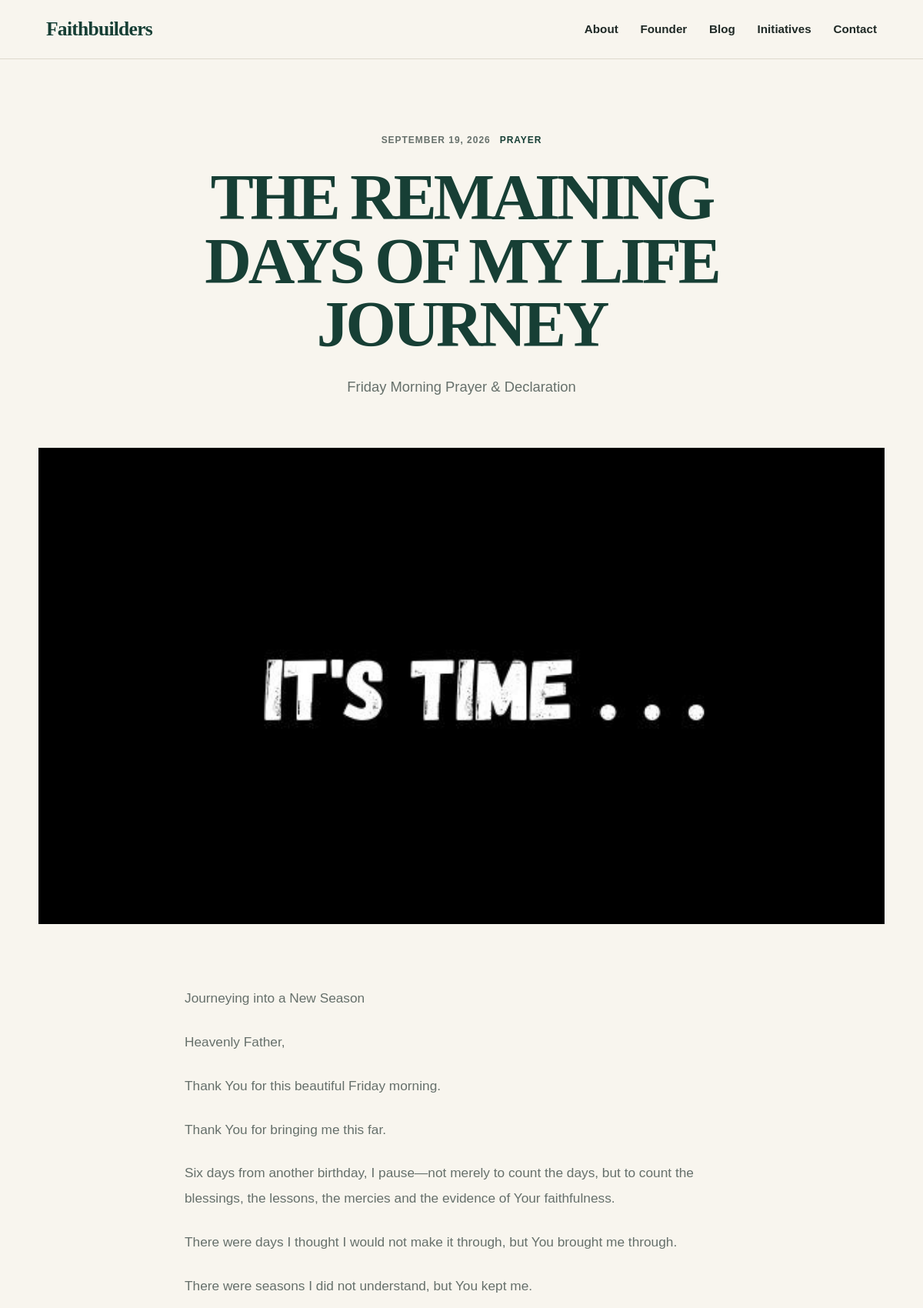
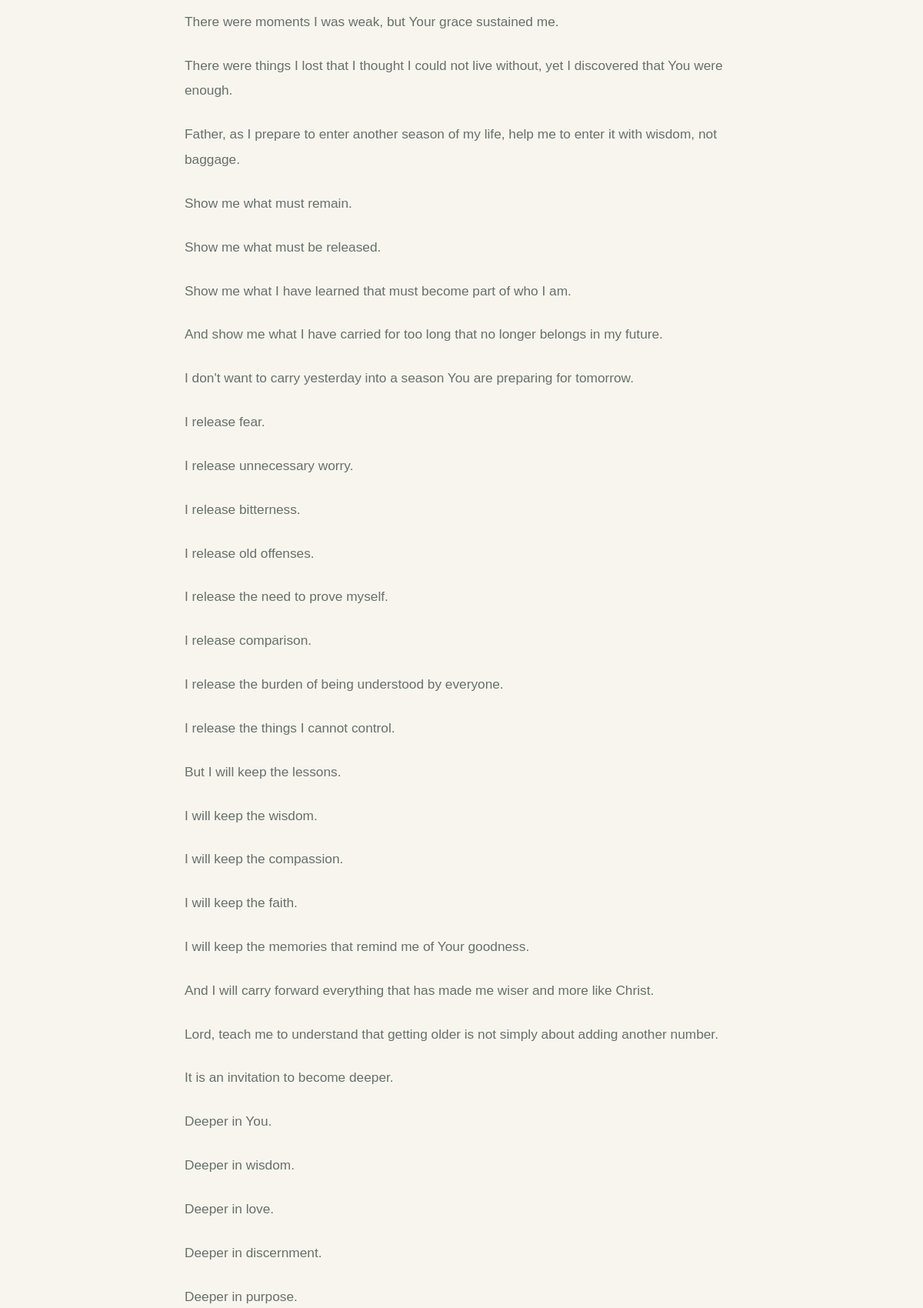
Screenshot of /blog/post/the-remaining-days-of-my-life-journey/ (upper part) with the database file from the repository (2 pictures, top to bottom).
### blog/models.py (models this page shows, shortened)
class TimeStampedModel(models.Model):
    created_at = models.DateTimeField(
        auto_now_add=True
    )
    updated_at = models.DateTimeField(
        auto_now=True
    )
    class Meta:
        abstract = True

class Post(TimeStampedModel):
    STATUS_CHOICES = (
        ("draft", "Draft"),
        ("published", "Published"),
    )
    title = models.CharField(
        max_length=200
    )
    slug = models.SlugField(
        unique=True,
        blank=True
    )
    excerpt = models.TextField(
        blank=True
    )
    body = models.TextField()
    featured_image = models.ImageField(
        upload_to="posts/",
        blank=True
    )
    categories = models.ManyToManyField(
    Category,
    related_name="posts"
    )
    series = models.ForeignKey(
        Series,
        on_delete=models.SET_NULL,
        related_name="posts",
        null=True,
        blank=True
    )
    series_order = models.PositiveIntegerField(
        null=True,
        blank=True
    )
    author = models.ForeignKey(
        "core.TeamMember",
        on_delete=models.SET_NULL,
        null=True,
        blank=True
    )
    youtube_url = models.URLField(
        blank=True
    )
    is_featured = models.BooleanField(
        default=False
    )
    featured_order = models.PositiveIntegerField(
        default=0
    )
    status = models.CharField(
        max_length=20,
        choices=STATUS_CHOICES,
        default="draft"
    )
    published_date = models.DateTimeField(
        null=True,
        blank=True
    )
    seo_title = models.CharField(
        max_length=200,
        blank=True
    )
    seo_description = models.TextField(
        blank=True
    )
    class Meta:
        verbose_name = "Post"
        verbose_name_plural = "Posts"
        constraints = [
        models.UniqueConstraint(
            fields=[
                "series",
                "series_order",
            ],
            name="unique_series_post_order",
        )
    ]

class Category(TimeStampedModel):
    name = models.CharField(
        max_length=100
    )
    slug = models.SlugField(
        unique=True,
        blank=True
    )
    description = models.TextField(
        blank=True
    )
    class Meta:
        verbose_name = "Category"
        verbose_name_plural = "Categories"

### blog/views.py (the view)
# urls.py: path("post/<slug:slug>/", views.PostDetailView.as_view(), name="post_detail"),
class PostDetailView(DetailView):
    model = Post
    template_name = "blog/post_detail.html"
    context_object_name = "post"
    queryset = Post.objects.filter(
        status="published"
    )
    def get_context_data(self, **kwargs):
        context = super().get_context_data(**kwargs)
        context["body_html"] = render_markdown(
            self.object.body)
        context["youtube_embed_url"] = get_youtube_embed_url(
            self.object.youtube_url
        )
        published_posts = list(
            Post.objects.filter(
                status="published"
            ).order_by(
                "-published_date"
            )
        )
        if self.object in published_posts:
            current = published_posts.index(self.object)
            context["previous_article"] = (
                published_posts[current - 1]
                if current > 0
                else None
            )
            context["next_article"] = (
                published_posts[current + 1]
                if current < len(published_posts) - 1
                else None
            )
        if self.object.series:
            series_posts = list(
                self.object.series.posts.filter(
                    status="published"
                ).order_by(
                    "series_order",
                    "published_date",
                )
            )
            if self.object not in series_posts:
                return context
            current_index = series_posts.index(
                self.object
            )
            context["series_posts"] = series_posts
            context["series_position"] = (
                current_index + 1
            )
            context["series_total"] = len(
                series_posts
            )
            context["previous_post"] = (
                series_posts[current_index - 1]
                if current_index > 0
                else None
            )
            context["next_post"] = (
                series_posts[current_index + 1]
                if current_index < len(series_posts) - 1
                else None
            )
        return context

### blog/utils.py (called while the page is built, shortened)
def render_markdown(text):
    return markdown.markdown(
        text,
        extensions=[
            "extra",
        ],
    )

def get_youtube_embed_url(url):
    if not url:
        return None

### templates/blog/post_detail.html (shortened to what this page needs)
{% extends "base.html" %}
{% block content %}
<article class="post-detail">
    <header class="post-detail-header">
        <div class="post-detail-meta">
            <span>
                {{ post.published_date|date:"F j, Y" }}
            </span>
            {% for category in post.categories.all %}
                <a
                    href="{% url 'blog:category_posts' category.slug %}"
                >
                    {{ category.name }}
                </a>
            {% endfor %}
        </div>
        <h1>
            {{ post.title }}
        </h1>
        {% if post.excerpt %}
            <p class="post-detail-excerpt">
                {{ post.excerpt }}
            </p>
        {% endif %}
    </header>
    {% if post.featured_image %}
        <figure class="post-detail-image">
            <img
                src="{{ post.featured_image.url }}"
                alt="{{ post.title }}"
            >
        </figure>
    {% endif %}
    <div class="post-detail-body">
        {{ body_html|safe }}
    </div>
</article>
{% endblock %}

### static/css/style.css (style rules this page uses)
:root { --color-primary: #173f35; --color-primary-dark: #0f2d26; --color-accent: #d59b35; --color-accent-light: #e8c477; --color-background: #f8f5ee; --color-surface: #ffffff; --color-text: #1f2925; --color-text-muted: #66706b; --color-border: #ded9cd; --font-heading: Georgia, serif; --font-body: Arial, sans-serif; --container-width: 1180px; --radius-small: 8px; --radius-medium: 16px; --radius-large: 28px; }
* { box-sizing: border-box; margin: 0; padding: 0; }
html { scroll-behavior: smooth; }
body { background-color: var(--color-background); color: var(--color-text); font-family: var(--font-body); line-height: 1.6; min-height: 100vh; }
h1, h2, h3, h4, h5, h6 { font-family: var(--font-heading); line-height: 1.2; color: var(--color-primary-dark); }
h1 { font-size: clamp(2.8rem, 7vw, 5.5rem); }
p { color: var(--color-text-muted); }
a { color: inherit; text-decoration: none; }
.post-detail { padding-block: 6rem 8rem; }
.post-detail-header { width: min( 90%, 850px ); margin-inline: auto; text-align: center; }
.post-detail-meta { display: flex; justify-content: center; align-items: center; flex-wrap: wrap; gap: 0.75rem; margin-bottom: 1.5rem; color: var(--color-text-muted); font-size: 0.75rem; font-weight: 700; letter-spacing: 0.08em; text-transform: uppercase; }
.post-detail-meta a { color: var(--color-primary); }
.post-detail-header h1 { margin-bottom: 1.5rem; color: var(--color-primary); font-size: clamp( 2.8rem, 7vw, 5.5rem ); line-height: 0.98; letter-spacing: -0.05em; }
.post-detail-excerpt { max-width: 700px; margin-inline: auto; color: var(--color-text-muted); font-size: 1.15rem; line-height: 1.7; }
.post-detail-image { width: min( 92%, 1100px ); margin: 4rem auto 5rem; }
.post-detail-image img { width: 100%; display: block; aspect-ratio: 16 / 9; object-fit: cover; }
.post-detail-body { width: min( 90%, 720px ); margin-inline: auto; color: var(--color-text); font-size: 1.08rem; line-height: 1.9; }
.post-detail-body p { margin-bottom: 1.5rem; }

### rows the page displays
Post: published_date "SEPTEMBER 19, 2026", title "THE REMAINING DAYS OF MY LIFE JOURNEY", excerpt "Friday Morning Prayer & Declaration", featured_image (picture)
Category: name "PRAYER"
Post: excerpt "Journeying into a New Season Heavenly Father, Thank You for this beautiful Friday morning. Thank You for bringing me this far. Six days from another birthday, I pause—not merely to count the days, but to count the blessings, the lessons, the mercies and the evidence of Your faithfulness. There were days I thought I would not make it through, but You brought me through. There were seasons I did not understand, but You kept me. There were moments I was weak, but Your grace sustained me. There were things I lost that I thought I could not live without, yet I discovered that You were enough. Father, as I prepare to enter another season of my life, help me to enter it with wisdom, not baggage.…"
